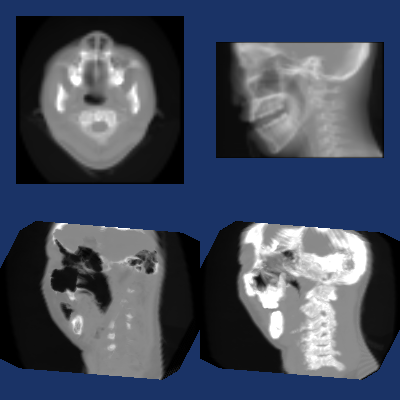

The Python source for this figure:
#!/usr/bin/env python

# Test slab modes (min, max, mean, sum) of vtkImageResliceMapper.

import vtkmodules.vtkInteractionStyle  # noqa: F401
import vtkmodules.vtkRenderingOpenGL2  # noqa: F401

import os

from vtkmodules.vtkIOImage import vtkImageReader2
from vtkmodules.vtkInteractionStyle import vtkInteractorStyleImage
from vtkmodules.vtkRenderingCore import (
    vtkImageSlice,
    vtkRenderWindow,
    vtkRenderWindowInteractor,
    vtkRenderer,
)
from vtkmodules.vtkRenderingImage import vtkImageResliceMapper

data_dir = os.environ.get("VPE_DATA_DIR", os.path.dirname(os.path.abspath(__file__)))

# Read headsq data
reader = vtkImageReader2()
reader.SetDataByteOrderToLittleEndian()
reader.SetDataExtent(0, 63, 0, 63, 1, 93)
reader.SetDataSpacing(3.2, 3.2, 1.5)
reader.SetDataOrigin(-100.8, -100.9, -69.0)
reader.SetFilePrefix(os.path.join(data_dir, "headsq", "quarter"))

# Viewport 0: slab min, oblique view
image_mapper_0 = vtkImageResliceMapper()
image_mapper_0.SetInputConnection(reader.GetOutputPort())
image_mapper_0.SetSlabThickness(20)
image_mapper_0.SliceFacesCameraOn()
image_mapper_0.SetSlabTypeToMin()

image_0 = vtkImageSlice()
image_0.SetMapper(image_mapper_0)
image_0.GetProperty().SetInterpolationTypeToLinear()
image_0.GetProperty().SetColorWindow(2000)
image_0.GetProperty().SetColorLevel(1000)

# Viewport 1: slab max, oblique view
image_mapper_1 = vtkImageResliceMapper()
image_mapper_1.SetInputConnection(reader.GetOutputPort())
image_mapper_1.SetSlabThickness(20)
image_mapper_1.SliceFacesCameraOn()
image_mapper_1.SetSlabTypeToMax()

image_1 = vtkImageSlice()
image_1.SetMapper(image_mapper_1)
image_1.GetProperty().SetInterpolationTypeToLinear()
image_1.GetProperty().SetColorWindow(2000)
image_1.GetProperty().SetColorLevel(1000)

# Viewport 2: slab mean, front view
image_mapper_2 = vtkImageResliceMapper()
image_mapper_2.SetInputConnection(reader.GetOutputPort())
image_mapper_2.SetSlabThickness(20)
image_mapper_2.SliceFacesCameraOn()
image_mapper_2.SetSlabTypeToMean()

image_2 = vtkImageSlice()
image_2.SetMapper(image_mapper_2)
image_2.GetProperty().SetInterpolationTypeToLinear()
image_2.GetProperty().SetColorWindow(2000)
image_2.GetProperty().SetColorLevel(1000)

# Viewport 3: slab sum, thick slab, rotated view
image_mapper_3 = vtkImageResliceMapper()
image_mapper_3.SetInputConnection(reader.GetOutputPort())
image_mapper_3.SetSlabThickness(100)
image_mapper_3.SliceFacesCameraOn()
image_mapper_3.ResampleToScreenPixelsOff()
image_mapper_3.SetSlabTypeToSum()

image_3 = vtkImageSlice()
image_3.SetMapper(image_mapper_3)
image_3.GetProperty().SetInterpolationTypeToLinear()
image_3.GetProperty().SetColorWindow(2000 * 100)
image_3.GetProperty().SetColorLevel(1000 * 100)

# Renderers
renderer_0 = vtkRenderer()
renderer_0.SetBackground(0.1, 0.2, 0.4)
renderer_0.SetViewport(0.0, 0.0, 0.5, 0.5)
renderer_0.AddViewProp(image_0)

renderer_1 = vtkRenderer()
renderer_1.SetBackground(0.1, 0.2, 0.4)
renderer_1.SetViewport(0.5, 0.0, 1.0, 0.5)
renderer_1.AddViewProp(image_1)

renderer_2 = vtkRenderer()
renderer_2.SetBackground(0.1, 0.2, 0.4)
renderer_2.SetViewport(0.0, 0.5, 0.5, 1.0)
renderer_2.AddViewProp(image_2)

renderer_3 = vtkRenderer()
renderer_3.SetBackground(0.1, 0.2, 0.4)
renderer_3.SetViewport(0.5, 0.5, 1.0, 1.0)
renderer_3.AddViewProp(image_3)

# Render window
render_window = vtkRenderWindow()
render_window.SetSize(400, 400)
render_window.AddRenderer(renderer_0)
render_window.AddRenderer(renderer_1)
render_window.AddRenderer(renderer_2)
render_window.AddRenderer(renderer_3)
render_window.SetWindowName("reslice mapper slab")

# Scene
camera_0 = renderer_0.GetActiveCamera()
camera_0.Azimuth(90)
camera_0.Roll(85)
camera_0.Azimuth(40)
camera_0.Elevation(30)
camera_0.ParallelProjectionOn()
renderer_0.ResetCamera()
camera_0.SetParallelScale(120.0)

camera_1 = renderer_1.GetActiveCamera()
camera_1.Azimuth(90)
camera_1.Roll(85)
camera_1.Azimuth(40)
camera_1.Elevation(30)
camera_1.ParallelProjectionOn()
renderer_1.ResetCamera()
camera_1.SetParallelScale(120.0)

camera_2 = renderer_2.GetActiveCamera()
camera_2.ParallelProjectionOn()
renderer_2.ResetCamera()
camera_2.SetParallelScale(120.0)

camera_3 = renderer_3.GetActiveCamera()
camera_3.Azimuth(91)
camera_3.Roll(90)
camera_3.ParallelProjectionOn()
renderer_3.ResetCamera()
camera_3.SetParallelScale(120.0)

# Interactor
style = vtkInteractorStyleImage()
interactor = vtkRenderWindowInteractor()
interactor.SetRenderWindow(render_window)
interactor.SetInteractorStyle(style)

interactor.Initialize()
interactor.Start()
